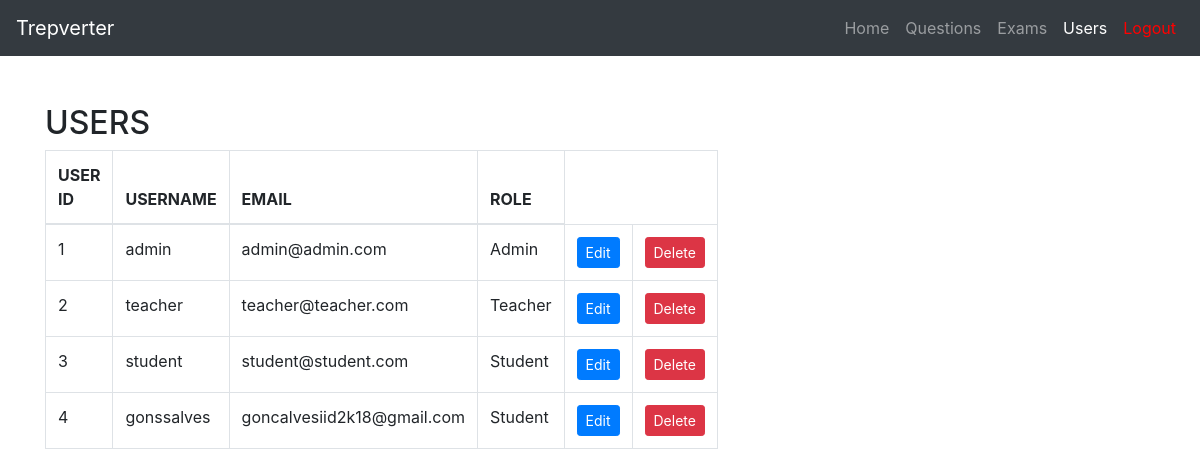
The app's page /users (signed in) with its own data.
### tables this page shows
CREATE TABLE users (
	id INTEGER NOT NULL, 
	username VARCHAR(64) NOT NULL, 
	email VARCHAR(64) NOT NULL, 
	password VARCHAR NOT NULL, 
	first_access BOOLEAN NOT NULL, 
	role_id INTEGER, 
	PRIMARY KEY (id), 
	FOREIGN KEY(role_id) REFERENCES roles (id)
);

CREATE TABLE roles (
	id INTEGER NOT NULL, 
	name VARCHAR(64) NOT NULL, 
	PRIMARY KEY (id), 
	UNIQUE (name)
);

### views/main.py (the view)
@main.route('/users', methods=['GET', 'POST', 'PUT', 'DELETE'])
@login_required
@admin_login_required()
def users():
    from models.entities import User
    all_users = User.show_all()
    return render_template('users.html', users=all_users)

### app.py (called while the page is built)
@login_manager.user_loader
def load_user(user_id):
    from models.entities import User
    return User.query.get(int(user_id))

### login_required.py (called while the page is built)
def admin_login_required():
    def decorator(view_func):
        from functools import wraps
        @wraps(view_func)
        def wrapper(*args, **kwargs):
            from flask_login import current_user
            if current_user.is_authenticated and str(current_user.role) == 'Admin':
                return view_func(*args, **kwargs)
            else:
                return "Unauthorizedd", 401
        return wrapper
    return decorator

### models/entities.py (called while the page is built)
    def __repr__(self):
        return f'{self.name}'

    def show_all():
        return User.query.all()

### templates/users.html (shortened to what this page needs)
{% import "bootstrap/wtf.html" as wtf %}
<!DOCTYPE html>
<html lang="en">
<head>
  <link rel="stylesheet" href="https://maxcdn.bootstrapcdn.com/bootstrap/4.0.0/css/bootstrap.min.css">
</head>
<body>
  <nav class="navbar navbar-expand-lg navbar-dark bg-dark">
    <a class="navbar-brand" href="#">Trepverter</a>
    <div class="collapse navbar-collapse" id="navbarNav">
      <ul class="navbar-nav ml-auto">
        <li class="nav-item">
          <a class="nav-link" href="{{url_for('main.index')}}">Home</a>
        </li>
        <li class="nav-item">
            <a class="nav-link" href="{{url_for('main.questions')}}">Questions</a>
          </li>
        <li class="nav-item">
          <a class="nav-link" href="{{url_for('main.exams')}}">Exams</a>
        </li>
        <li class="nav-item active">
            <a class="nav-link" href="{{url_for('main.users')}}">Users</a>
          </li>
        <li class="nav-item">
          <a class="nav-link" style = "color: red" href="{{url_for('auth.logout')}}">Logout</a>
        </li>
      </ul>
    </div>
  </nav>
  <div class="container mt-5">
    <div class="row">
      <div class="col-md-6">
        <h2>USERS</h2>
        <table class="table table-bordered table-hover">
            <thead>
                <tr>
                    <th scope="col">USER ID</th>
                    <th scope="col">USERNAME</th>
                    <th scope="col">EMAIL</th>
                    <th scope="col">ROLE</th>
                </tr>
            </thead>
            <tbody>
            {% for user in users %}
                <tr>
                    <td>{{user.id}}</td>
                    <td>{{user.username}}</td>
                    <td>{{user.email}}</td>
                    <td>{{user.role}}</td>
                    <td><button class="btn btn-sm btn-primary">Edit</button></td>
                    <td><button class="btn btn-sm btn-danger">Delete</button></td>
                </tr>
            {% endfor %}
            </tbody>
        </table>
      </div>
    </div>
  </div>

### records on screen
users: id "1", username "admin", email "admin@admin.com", role "Admin"
users: id "2", username "teacher", email "teacher@teacher.com", role "Teacher"
users: id "3", username "student", email "student@student.com", role "Student"
users: id "4", username "gonssalves", email "goncalvesiid2k18@gmail.com", role "Student"
